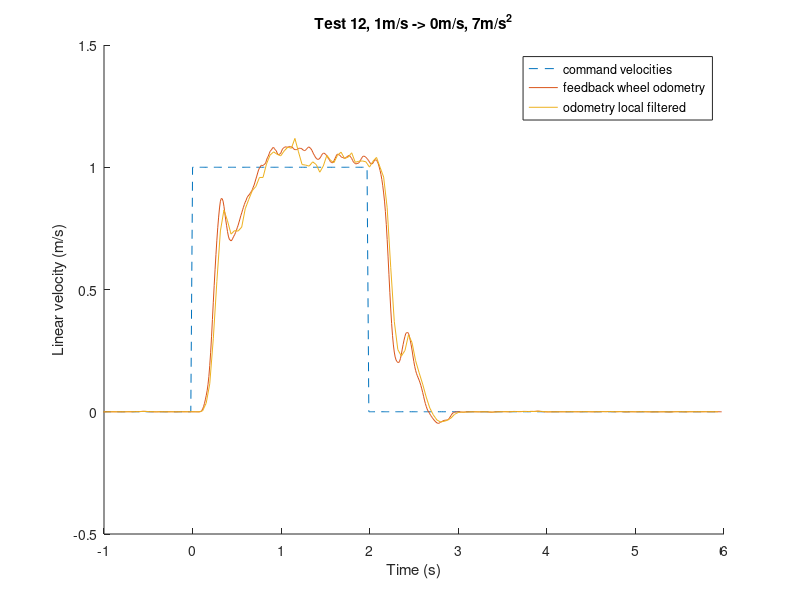

Source code (MATLAB):
clear all;
close all;
%%%%%%%%%%%%%%%%%%% Read command velocities %%%%%%%%%%%%%%%%%%%%%%%%%%%%%%%
cmd_vel = csvread('_slash_segway_slash_cmd_vel.csv',1,0);
% Data format is: rosbagTimestamp,linear,x,y,z,angular,x,y,z
cmd_time = cmd_vel(:,1)/10^9;
cmd_lin = cmd_vel(:,3);
start_col = find(cmd_lin,max(cmd_lin));
start_time = cmd_time(start_col);
cmd_time = cmd_time - start_time;
figure
hold on
plot(cmd_time,cmd_lin,'--');
%%%%%%%%%%%%%%%%%%% Read feedback_wheel_odometry %%%%%%%%%%%%%%%%%%%%%%%%%%%%%%%
% fid = fopen('wheel_odometry.csv','r');
% dlmread() and csvread() are designed to only expect numeric values, 
% So we need to delete all the non-numerics values.(Finish this step in sublime or other editers)

% Original data format is:
% rosbagTimestamp,header,seq,stamp,secs,nsecs,frame_id,child_frame_id,pose,
% pose,position,x,y,z,orientation,x,y,z,w,covariance,twist,twist,linear,x,y,z,
% angular,x,y,z,covariance

% After deleting non numeric values, data format is:
% rosbagTimestamp,seq,secs,nsecs,(position)x,(position)y,(position)z,(orientation)x,(orientation)y,(orientation)z,(orientation)w,
% covariance(36numbers),(linear)x,(linear)y,(linear)z,(angular)x,(angular)y,(angular)z,covariance(36numbers)

feedback_wheel_odometry = csvread('feedback_wheel_odometry.csv');
feedback_wheel_time = feedback_wheel_odometry(:,3) + feedback_wheel_odometry(:,4)/10^9;
feedback_wheel_time = feedback_wheel_time - start_time;
feedback_wheel_lin = feedback_wheel_odometry(:,48);
plot(feedback_wheel_time,feedback_wheel_lin);

%%%%%%%%%%%%%%%%%%% Read odometry_local_filtered %%%%%%%%%%%%%%%%%%%%%%%%%%%%%%%
odometry_local = csvread('odometry_local_filtered.csv');
odometry_local_time = odometry_local(:,3) + odometry_local(:,4)/10^9;
odometry_local_time = odometry_local_time - start_time;
odometry_local_lin = odometry_local(:,48);
plot(odometry_local_time,odometry_local_lin);
legend('command velocities','feedback wheel odometry','odometry local filtered','Location','best')
axis([-1 6 -0.5 1.5])
xlabel('Time (s)')
ylabel('Linear velocity (m/s)')
title('Test 12, 1m/s -> 0m/s, 7m/s^2')
